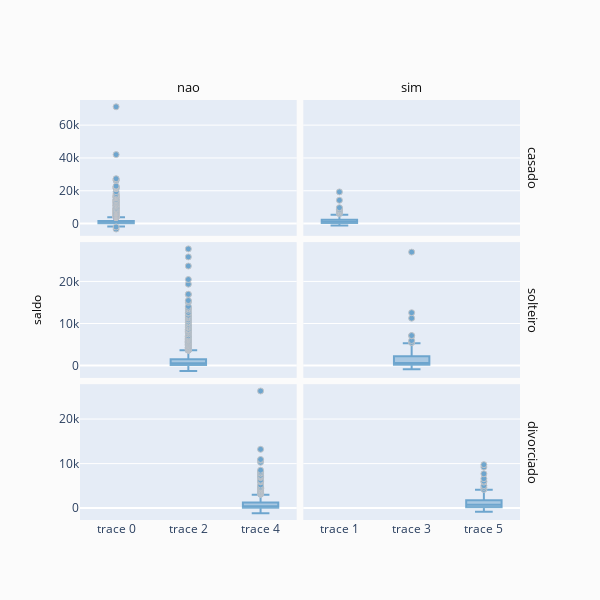

Notebook code for this chart:
### Code cell
# Hmmm We have missed some important clients with some high balances. 
# This shouldn't be happening.
fig = ff.create_facet_grid(
    df,
    y='saldo',
    facet_row='estado_civil',
    facet_col='deposito',
    trace_type='box',
)

iplot(fig, filename='facet - box traces')

### Figure 1 — Plotly figure (JSON) as saved in the notebook; plotly's stock layout.template omitted (floating-point values rounded to 4 significant figures; data arrays with more than 128 entries replaced by an {"elided": "..."} marker saying what was removed)
{"data": [{"marker": {"color": "rgb(31, 119, 180)", "line": {"color": "darkgrey", "width": 1}}, "opacity": 0.6, "type": "box", "xaxis": "x", "y": {"elided": "2282 int values"}, "yaxis": "y"}, {"marker": {"color": "rgb(31, 119, 180)", "line": {"color": "darkgrey", "width": 1}}, "opacity": 0.6, "type": "box", "xaxis": "x2", "y": {"elided": "257 int values"}, "yaxis": "y2"}, {"marker": {"color": "rgb(31, 119, 180)", "line": {"color": "darkgrey", "width": 1}}, "opacity": 0.6, "type": "box", "xaxis": "x3", "y": {"elided": "950 int values"}, "yaxis": "y3"}, {"marker": {"color": "rgb(31, 119, 180)", "line": {"color": "darkgrey", "width": 1}}, "opacity": 0.6, "type": "box", "xaxis": "x4", "y": {"elided": "158 int values"}, "yaxis": "y4"}, {"marker": {"color": "rgb(31, 119, 180)", "line": {"color": "darkgrey", "width": 1}}, "opacity": 0.6, "type": "box", "xaxis": "x5", "y": {"elided": "411 int values"}, "yaxis": "y5"}, {"marker": {"color": "rgb(31, 119, 180)", "line": {"color": "darkgrey", "width": 1}}, "opacity": 0.6, "type": "box", "xaxis": "x6", "y": [4189, 229, 844, 451, 4659, -701, -311, 4099, 3810, 755, 1382, 874, 1354, 976, 624, 172, 388, 1613, 366, 1341, 5037, 2232, 5845, 1238, 225, 936, 2171, 7702, 1297, -191, 3, 902, 257, 6046, 66, 4079, 664, 3636, 14, 479, 9756, -90, 9228, 694, 1580, -54, 1026, 1792, 462, 883, 2411, 6610, 84, 674, -308, 3450, 765, -824, 459, 1679, 70, 639, 126, 13, 538, 6, 687, -251, 1490, 1097, 59], "yaxis": "y6"}], "layout": {"annotations": [{"font": {"color": "#0f0f0f", "size": 13}, "showarrow": false, "text": "nao", "textangle": 0, "x": 0.2462, "xanchor": "center", "xref": "paper", "y": 1.03, "yanchor": "middle", "yref": "paper"}, {"font": {"color": "#0f0f0f", "size": 13}, "showarrow": false, "text": "sim", "textangle": 0, "x": 0.7537, "xanchor": "center", "xref": "paper", "y": 1.03, "yanchor": "middle", "yref": "paper"}, {"font": {"color": "#0f0f0f", "size": 13}, "showarrow": false, "text": "casado", "textangle": 90, "x": 1.03, "xanchor": "center", "xref": "paper", "y": 0.8383, "yanchor": "middle", "yref": "paper"}, {"font": {"color": "#0f0f0f", "size": 13}, "showarrow": false, "text": "solteiro", "textangle": 90, "x": 1.03, "xanchor": "center", "xref": "paper", "y": 0.5, "yanchor": "middle", "yref": "paper"}, {"font": {"color": "#0f0f0f", "size": 13}, "showarrow": false, "text": "divorciado", "textangle": 90, "x": 1.03, "xanchor": "center", "xref": "paper", "y": 0.1617, "yanchor": "middle", "yref": "paper"}, {"font": {"color": "#000000", "size": 12}, "showarrow": false, "text": "", "textangle": 0, "x": 0.5, "xanchor": "center", "xref": "paper", "y": -0.1, "yanchor": "middle", "yref": "paper"}, {"font": {"color": "#000000", "size": 12}, "showarrow": false, "text": "saldo", "textangle": -90, "x": -0.1, "xanchor": "center", "xref": "paper", "y": 0.5, "yanchor": "middle", "yref": "paper"}], "height": 600, "legend": {"bgcolor": "#efefef", "borderwidth": 1, "x": 1.05, "y": 1, "yanchor": "top"}, "paper_bgcolor": "rgb(251, 251, 251)", "showlegend": false, "title": {"text": ""}, "width": 600, "xaxis": {"anchor": "y", "domain": [0, 0.4925], "matches": "x5", "showticklabels": false}, "xaxis2": {"anchor": "y2", "domain": [0.5075, 1], "matches": "x6", "showticklabels": false}, "xaxis3": {"anchor": "y3", "domain": [0, 0.4925], "matches": "x5", "showticklabels": false}, "xaxis4": {"anchor": "y4", "domain": [0.5075, 1], "matches": "x6", "showticklabels": false}, "xaxis5": {"anchor": "y5", "domain": [0, 0.4925]}, "xaxis6": {"anchor": "y6", "domain": [0.5075, 1]}, "yaxis": {"anchor": "x", "domain": [0.6767, 1]}, "yaxis2": {"anchor": "x2", "domain": [0.6767, 1], "matches": "y", "showticklabels": false}, "yaxis3": {"anchor": "x3", "domain": [0.3383, 0.6617]}, "yaxis4": {"anchor": "x4", "domain": [0.3383, 0.6617], "matches": "y3", "showticklabels": false}, "yaxis5": {"anchor": "x5", "domain": [0, 0.3233]}, "yaxis6": {"anchor": "x6", "domain": [0, 0.3233], "matches": "y5", "showticklabels": false}}}
